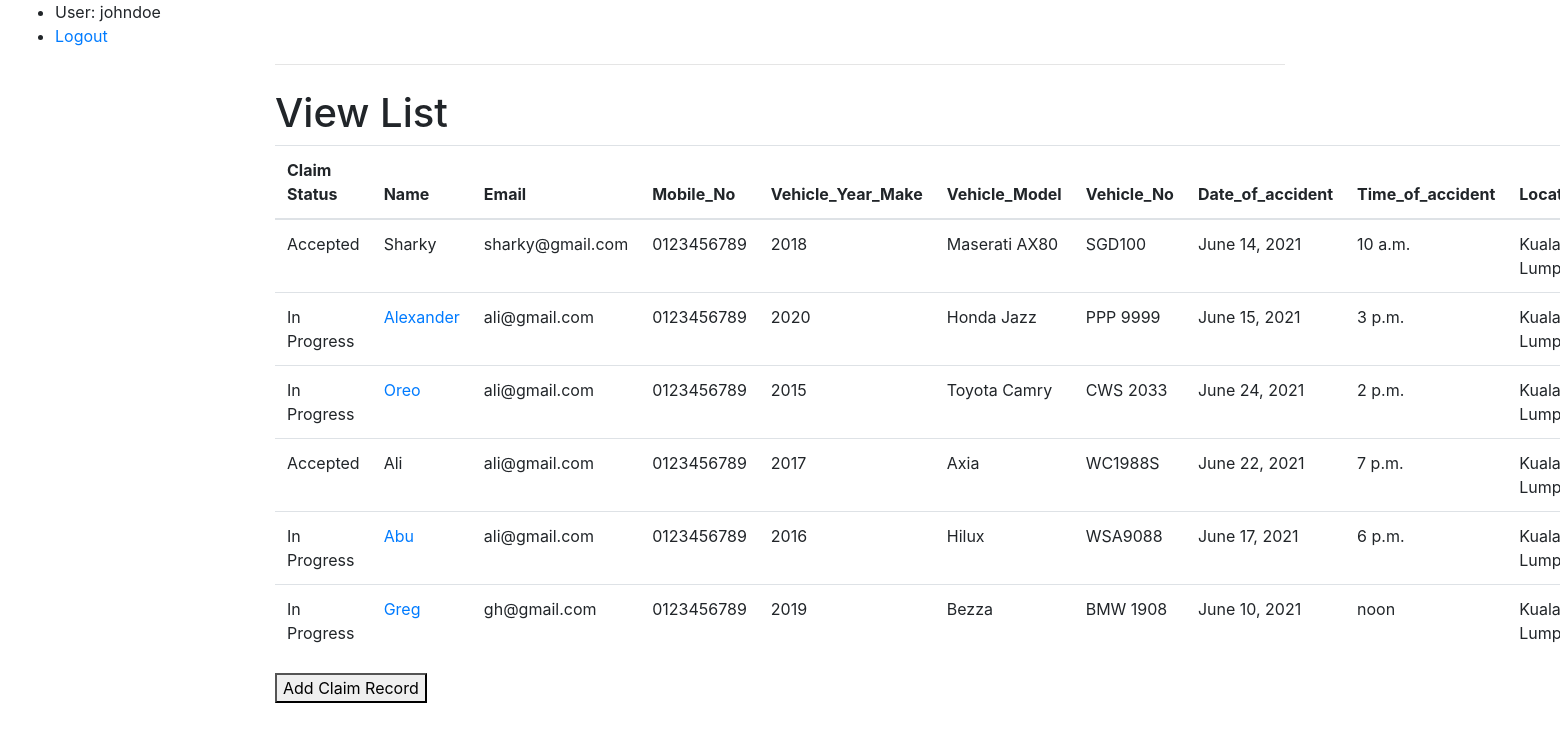
/claims/view/ (signed in), run on the app's committed database.
### claims/models.py (models this page shows, shortened)
class Claim(models.Model):
    loss_choice = (
    ("Own Damage", "Own Damage"),
    ("Knock for Knock", "Knock for Knock"),
    ("Windscreen Damage", "Windscreen Damage"),
    ("Theft", "Theft"),
    )
    options = (
    ("Yes", "Yes"),
    ("No", "No"),
    )
    claim_options = (
         ("In Progress", "In Progress"),
         ("Accepted", "Accepted"),
    )
    fk_user = models.ForeignKey(User, on_delete=models.CASCADE)
    Name = models.CharField(max_length = 200)
    Email = models.EmailField()
    Mobile_No = models.CharField(max_length = 200)
    Vehicle_Year_Make = models.CharField(max_length = 200)
    Vehicle_Model = models.CharField(max_length = 200)
    Vehicle_No = models.CharField(max_length = 200)
    Date_of_accident = models.DateField()
    Time_of_accident = models.TimeField()
    Location = models.CharField(max_length = 200)
    Type_of_Loss = models.CharField(max_length=100,choices=loss_choice)
    Desrciption_of_Loss = models.TextField()
    Police_report_Lodged = models.CharField(max_length=5,choices=options)
    Anybody_Injured = models.CharField(max_length=5,choices=options)
    Photo = models.ImageField(upload_to=get_upload_filename)
    PDF_document_of_Insurance_Cover_Note = models.FileField(upload_to=get_upload_filename)
    Claim_Status = models.CharField(max_length=20,choices=claim_options, default="In Progress")

### claims/views.py (the view)
# urls.py: path('view/', views.viewlist , name="viewlist"),
def viewlist(request):
	if not request.user.is_authenticated:
		return redirect('%s?next=%s' % (settings.LOGIN_URL, request.path))
	entry = User.objects.get(pk=request.user.id)
	claim_obj = Claim.objects.filter(fk_user=entry)
	context = {'claim': claim_obj}
	return render(request, 'views/viewlist.html', context)

### claims/templates/views/viewlist.html (shortened to what this page needs)
{% extends 'base.html' %}
{% block content %}
<h1>View List</h1>
<table class="table">
    <thead>
        <tr>
          <th >Claim Status</th>
          <th >Name</th>
          <th >Email</th>
          <th >Mobile_No</th>
          <th >Vehicle_Year_Make</th>
          <th >Vehicle_Model</th>
          <th >Vehicle_No</th>
          <th >Date_of_accident</th>
          <th >Time_of_accident</th>
          <th >Location</th>
        </tr>
      </thead>
    {%  for claim in claim.iterator %}
    <tr>
    <td>{{claim.Claim_Status}}</td>
    {% if claim.Claim_Status == 'In Progress' %}
    <td><a href="/claims/index/?pk={{claim.id}}">{{claim.Name}}</a></td>
    {% else %}
    <td>{{claim.Name}}</td>
    {% endif %}
    <td>{{claim.Email}}</td>
    <td>{{claim.Mobile_No}}</td>
    <td>{{claim.Vehicle_Year_Make}}</td>
    <td>{{claim.Vehicle_Model}}</td>
    <td>{{claim.Vehicle_No}}</td>
    <td>{{claim.Date_of_accident}}</td>
    <td>{{claim.Time_of_accident}}</td>
    <td>{{claim.Location}}</td>
    </tr>
    {% endfor %}
</table>
<a href="/claims/index/add/">
  <button>Add Claim Record</button>
</a>
{% endblock %}

### claims/templates/base.html (shortened to what this page needs)
<!doctype html>
<html lang="en">
  <head>
    <link rel="stylesheet" href="https://stackpath.bootstrapcdn.com/bootstrap/4.1.3/css/bootstrap.min.css">
  </head>
  <body>
    <div class="container-fluid">
      <ul class="sidebar-nav">
       {% if user.is_authenticated %}
         <li>User: {{ user.get_username }}</li>
         <li><a href="{% url 'logout'%}?next={{request.path}}">Logout</a></li>
       {% else %}
         <li><a href="{% url 'login'%}?next={{request.path}}">Login</a></li>
       {% endif %}
      </ul>
      <div class="row justify-content-center">
        <div class="col-8">
          <hr class="mt-0 mb-4">
          {% block content %}
          {% endblock %}
        </div>
      </div>
    </div>
  </body>
</html>

### data on the page
Claim: Claim_Status "Accepted", Name "Sharky", Email "sharky@gmail.com", Mobile_No "0123456789", Vehicle_Year_Make "2018", Vehicle_Model "Maserati AX80", Vehicle_No "SGD100", Date_of_accident "June 14, 2021", Time_of_accident "10 a.m.", Location "Kuala…"
Claim: Claim_Status "In Progress", Name "Alexander", Email "ali@gmail.com", Mobile_No "0123456789", Vehicle_Year_Make "2020", Vehicle_Model "Honda Jazz", Vehicle_No "PPP 9999", Date_of_accident "June 15, 2021", Time_of_accident "3 p.m.", Location "Kuala…"
Claim: Claim_Status "In Progress", Name "Oreo", Email "ali@gmail.com", Mobile_No "0123456789", Vehicle_Year_Make "2015", Vehicle_Model "Toyota Camry", Vehicle_No "CWS 2033", Date_of_accident "June 24, 2021", Time_of_accident "2 p.m.", Location "Kuala…"
Claim: Claim_Status "Accepted", Name "Ali", Email "ali@gmail.com", Mobile_No "0123456789", Vehicle_Year_Make "2017", Vehicle_Model "Axia", Vehicle_No "WC1988S", Date_of_accident "June 22, 2021", Time_of_accident "7 p.m.", Location "Kuala…"
Claim: Claim_Status "In Progress", Name "Abu", Email "ali@gmail.com", Mobile_No "0123456789", Vehicle_Year_Make "2016", Vehicle_Model "Hilux", Vehicle_No "WSA9088", Date_of_accident "June 17, 2021", Time_of_accident "6 p.m.", Location "Kuala…"
Claim: Claim_Status "In Progress", Name "Greg", Email "gh@gmail.com", Mobile_No "0123456789", Vehicle_Year_Make "2019", Vehicle_Model "Bezza", Vehicle_No "BMW 1908", Date_of_accident "June 10, 2021", Time_of_accident "noon", Location "Kuala…"

### other printed values
{{ user.get_username }} "johndoe"
